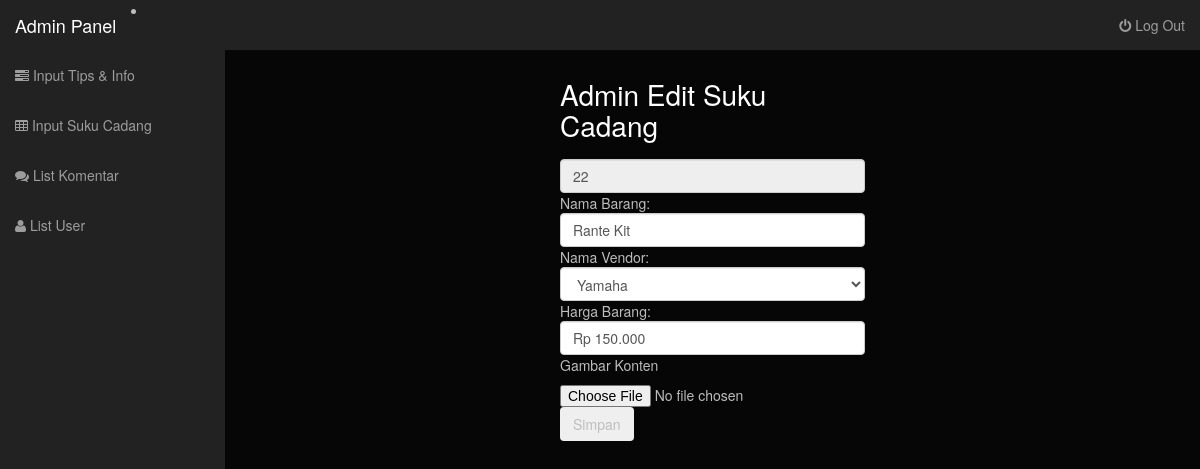
/admin/admineditbarang.php?id_barang=22 (signed in), run on the app's committed database.
### tables this page shows
CREATE TABLE IF NOT EXISTS `tbl_barang` (
`id_barang` int(10) NOT NULL,
  `nama_barang` varchar(50) NOT NULL,
  `nama_vendor` varchar(50) NOT NULL,
  `harga_barang` varchar(50) NOT NULL,
  `gambar_barang` varchar(50) NOT NULL
);

### admin/admineditbarang.php (the view, shortened to what this page needs)
 <div id="wrapper">
<?php
include ("adminheader.php");
		$lihat = $_GET['id_barang'];
		$query = mysqli_query($con, "select * from tbl_barang where id_barang = '".$lihat."'");
		$qData = mysqli_fetch_assoc($query);
		?>
 <html>
	<head>
	</head>
	<body>
<form method="post" action="../proses/proseseditbarang.php">
<div class="form-group">
    <div class="col-sm-4 col-sm-offset-4"><br><br><br>
<h1> Admin Edit Suku Cadang</h1>
    </div>
  </div><br><br><br>
    <div class="form-group">
    <div class="col-sm-4 col-sm-offset-4">
      <input readonly="readonly" class="form-control" type="text" name="id_barang" value="<?php echo $qData['id_barang']?>">
    </div>
  </div><br><br><br>
  <div class="form-group">
    <div class="col-sm-4 col-sm-offset-4">
    <label for="pwd">Nama Barang:</label>
      <input class="form-control" type="text" name="nama_barang" value="<?php echo $qData['nama_barang']?>">
    </div>
  </div><br><br>
<div class="form-group">
    <div class="col-sm-4 col-sm-offset-4">
    <label for="pwd">Nama Vendor:</label>
<select class="form-control" name="nmvendor" placeholder="Nama Vendor">
     <?php
    $query = mysqli_query($con, "SELECT nama_vendor FROM tbl_vendor ORDER BY id_vendor ASC") or die(mysqli_error());
    if(mysqli_num_rows($query) == 0){
    }else{
      while($data = mysqli_fetch_assoc($query)){
?>
  <option><?php echo $data['nama_vendor'] ;?></option>
  <?php } } ?>
</select></div></div><br><br>
 <div class="form-group">
    <div class="col-sm-4 col-sm-offset-4">
    <label for="pwd">Harga Barang:</label>
      <input class="form-control" type="text" name="harga_barang" value="<?php echo $qData['harga_barang']?>">
    </div>
  </div>
  <br>
  <br>
  <br>
    <div class="form-group">
    <div class="col-sm-4 col-sm-offset-4">
    <p>Gambar Konten</p>
<input type="file" accept="image/*" name="gambar_barang" class="inputFile" value="<?php echo $qData['gambar_barang']?>">
</div>
</div>
    <br>
  <br>
    <br>
  <br>
  <div class="form-group">
    <div class="col-sm-4 col-sm-offset-4">
<input type="submit" value="Simpan" class="btn btn-lg btn-primary" name="submit">
    </div>
  </div>
</form>
    <br>
  <br>
					</div>
					</body>
					</html>

### admin/css/local.css (style rules this page uses)
body { margin: 0; }
h1 { font-size: 2em; margin: 0.67em 0; }
button, input, optgroup, select, textarea { color: inherit; font: inherit; margin: 0; }
button, select { text-transform: none; }
button, html input[type="button"], input[type="reset"], input[type="submit"] { -webkit-appearance: button; cursor: pointer; }
input { line-height: normal; }
* { -webkit-box-sizing: border-box; -moz-box-sizing: border-box; box-sizing: border-box; }
*:before, *:after { -webkit-box-sizing: border-box; -moz-box-sizing: border-box; box-sizing: border-box; }
html { font-size: 62.5%; -webkit-tap-highlight-color: rgba(0, 0, 0, 0); }
body { font-family: "Droid Sans", "Helvetica Neue", Helvetica, Arial, sans-serif; font-size: 14px; line-height: 1.42857143; color: #BDBDBD; background-color: #060606; }
input, button, select, textarea { font-family: inherit; font-size: inherit; line-height: inherit; }
h1, h2, h3, h4, h5, h6, .h1, .h2, .h3, .h4, .h5, .h6 { font-family: "Droid Sans", "Helvetica Neue", Helvetica, Arial, sans-serif; font-weight: 500; line-height: 1.1; color: #ffffff; }
#wrapper { padding-left: 0; }
@media (min-width:768px) { #wrapper { padding-left: 225px; } }

### data on the page
tbl_barang: id_barang "22", nama_barang "Rante Kit", harga_barang "Rp 150.000"

### other printed values
form field nmvendor "Yamaha"
